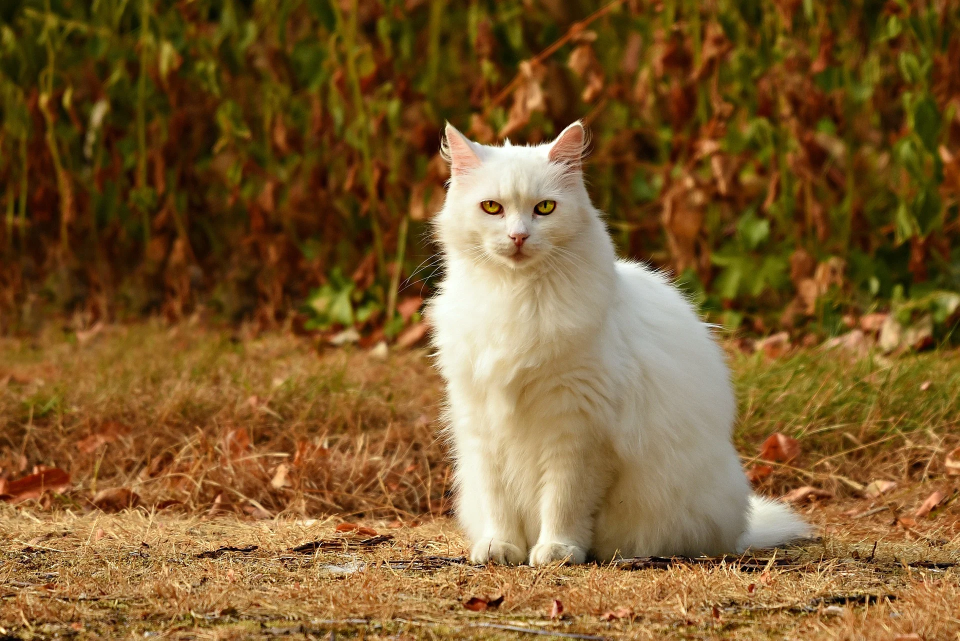
#> input picture python2/zrobione/cat.png, 1920 x 1281 px (shown at 1/2 size)
$ python zad3.py
#> lines starting #> are read from the running program, lines starting #| are printed output that depends on the picture; pictures that were not available may be replaced by others from this repository, and a replacement may not be noted
## Autor: Michał Krystecki 342906

from PIL import Image, ImageEnhance, ImageFilter
import matplotlib.pyplot as plt

cat = Image.open("cat.png").convert("RGB")
#> cat is the input picture: PIL image 1920x1281 RGB; mean R, G, B 125.3, 92.2, 46.2
corridor = Image.open("corridor.png").convert("RGB")
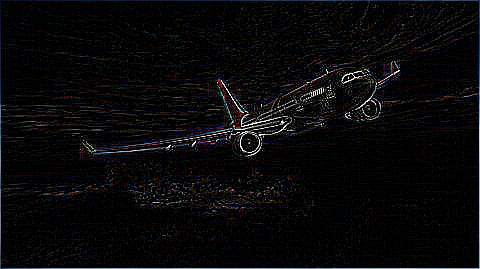
#> input picture python2/10.jpg, 480 x 269 px, given in place of corridor.png, which was not available
#> corridor is the input picture: PIL image 480x269 RGB; mean R, G, B 9.2, 8.9, 10

img_paste = corridor.copy()
img_paste.paste(cat.resize((200, 150)), (850, 650))

enhancer = ImageEnhance.Sharpness(corridor)
img_sharp = enhancer.enhance(2.0)

noise = Image.effect_noise(cat.size, 50).convert("RGB")
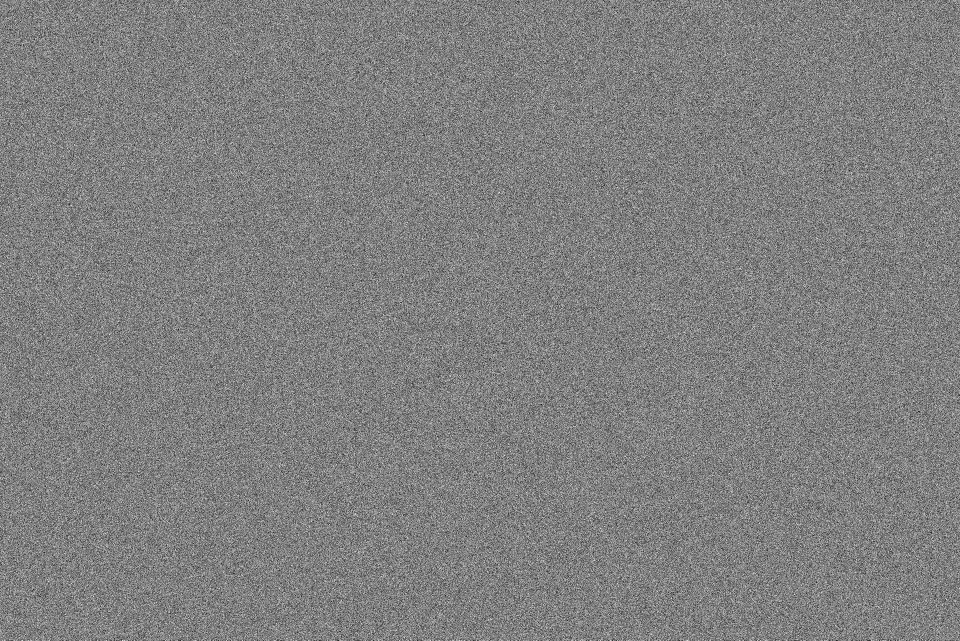
#> noise: PIL image 1920x1281 RGB (shown at 1/2 size); min 0, max 255, mean 127.5
img_noisy_cat = Image.blend(cat, noise, 0.5)
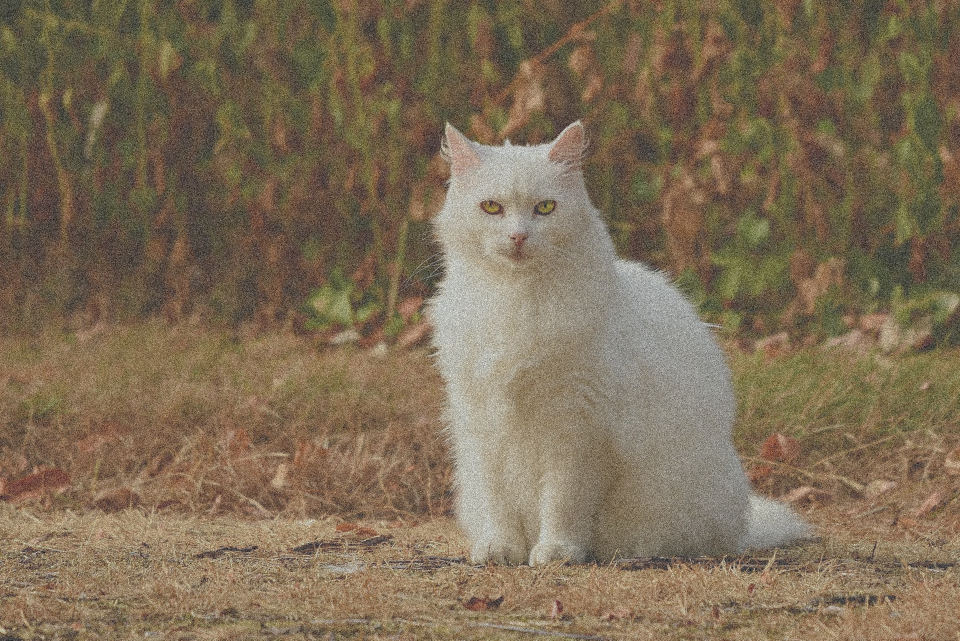
#> img_noisy_cat: PIL image 1920x1281 RGB (shown at 1/2 size); mean R, G, B 126.1, 109.6, 86.6

img_filter_cat = cat.filter(ImageFilter.DETAIL)
img_filter_corridor = corridor.filter(ImageFilter.MedianFilter(size=9))
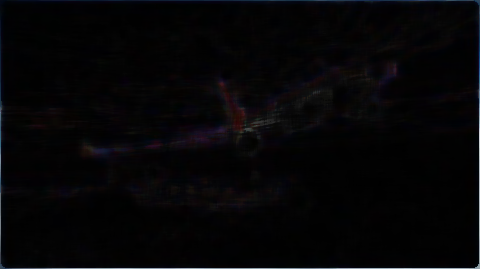
#> img_filter_corridor: PIL image 480x269 RGB; mean R, G, B 5.5, 5, 6.4

fig, axs = plt.subplots(3, 4, figsize=(15, 10))
fig.suptitle('Zadanie 3: Przetwarzanie obrazów PIL')

axs[0, 0].imshow(corridor)
axs[0, 0].set_title("Original: Korytarz")
axs[0, 0].axis('off')

axs[0, 1].imshow(img_paste)
axs[0, 1].set_title("Paste: Kot w korytarzu")
axs[0, 1].axis('off')

axs[0, 2].imshow(img_sharp)
axs[0, 2].set_title("Sharpness: Wyostrzony korytarz")
axs[0, 2].axis('off')

axs[0, 3].imshow(img_filter_corridor)
axs[0, 3].set_title("Filter: Korytarz Median(9)")
axs[0, 3].axis('off')


axs[1, 0].imshow(cat)
axs[1, 0].axis('off')
axs[1, 0].set_title("Original: Kot")


axs[1, 1].imshow(img_filter_cat)
axs[1, 1].set_title("3. Filter: Kot DETAIL")
axs[1, 1].axis('off')

axs[1, 2].imshow(img_noisy_cat)
axs[1, 2].set_title("2. Blend: Zaszumiony kot")
axs[1, 2].axis('off')

axs[1, 3].axis('off')
axs[2, 0].axis('off')
axs[2, 1].axis('off')
axs[2, 2].axis('off')
axs[2, 3].axis('off')


plt.tight_layout()

plt.show()
